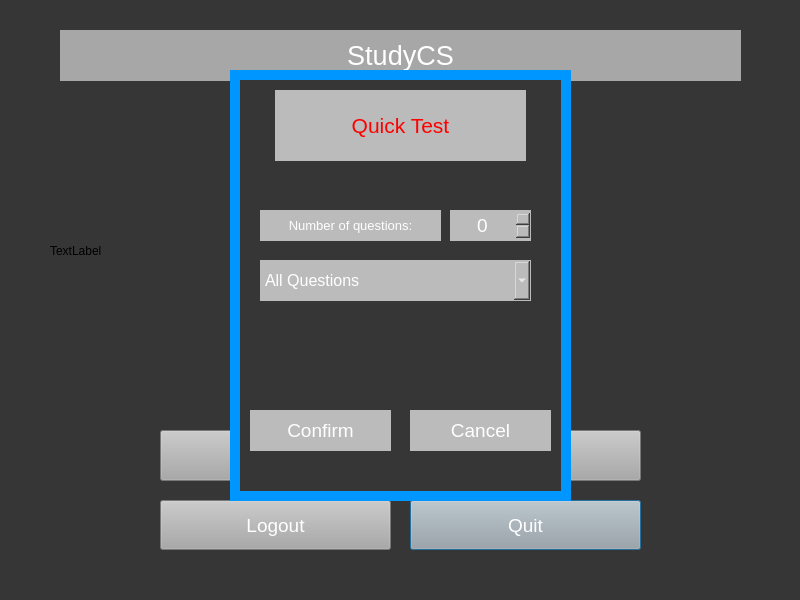
<?xml version="1.0" encoding="UTF-8"?>
<ui version="4.0">
 <class>menu</class>
 <widget class="QDialog" name="menu">
  <property name="geometry">
   <rect>
    <x>0</x>
    <y>0</y>
    <width>800</width>
    <height>600</height>
   </rect>
  </property>
  <property name="palette">
   <palette>
    <active>
     <colorrole role="Button">
      <brush brushstyle="SolidPattern">
       <color alpha="255">
        <red>54</red>
        <green>54</green>
        <blue>54</blue>
       </color>
      </brush>
     </colorrole>
     <colorrole role="Base">
      <brush brushstyle="SolidPattern">
       <color alpha="255">
        <red>54</red>
        <green>54</green>
        <blue>54</blue>
       </color>
      </brush>
     </colorrole>
     <colorrole role="Window">
      <brush brushstyle="SolidPattern">
       <color alpha="255">
        <red>54</red>
        <green>54</green>
        <blue>54</blue>
       </color>
      </brush>
     </colorrole>
    </active>
    <inactive>
     <colorrole role="Button">
      <brush brushstyle="SolidPattern">
       <color alpha="255">
        <red>54</red>
        <green>54</green>
        <blue>54</blue>
       </color>
      </brush>
     </colorrole>
     <colorrole role="Base">
      <brush brushstyle="SolidPattern">
       <color alpha="255">
        <red>54</red>
        <green>54</green>
        <blue>54</blue>
       </color>
      </brush>
     </colorrole>
     <colorrole role="Window">
      <brush brushstyle="SolidPattern">
       <color alpha="255">
        <red>54</red>
        <green>54</green>
        <blue>54</blue>
       </color>
      </brush>
     </colorrole>
    </inactive>
    <disabled>
     <colorrole role="Button">
      <brush brushstyle="SolidPattern">
       <color alpha="255">
        <red>54</red>
        <green>54</green>
        <blue>54</blue>
       </color>
      </brush>
     </colorrole>
     <colorrole role="Base">
      <brush brushstyle="SolidPattern">
       <color alpha="255">
        <red>54</red>
        <green>54</green>
        <blue>54</blue>
       </color>
      </brush>
     </colorrole>
     <colorrole role="Window">
      <brush brushstyle="SolidPattern">
       <color alpha="255">
        <red>54</red>
        <green>54</green>
        <blue>54</blue>
       </color>
      </brush>
     </colorrole>
    </disabled>
   </palette>
  </property>
  <property name="windowTitle">
   <string>StudyCS.exe</string>
  </property>
  <property name="styleSheet">
   <string notr="true">background-color: rgb(54, 54, 54);</string>
  </property>
  <widget class="QPushButton" name="quit">
   <property name="geometry">
    <rect>
     <x>410</x>
     <y>500</y>
     <width>231</width>
     <height>50</height>
    </rect>
   </property>
   <property name="styleSheet">
    <string notr="true">background-color: rgb(167, 168, 167); font-size:14pt; color:rgb(255, 255, 255)</string>
   </property>
   <property name="text">
    <string>Quit</string>
   </property>
  </widget>
  <widget class="QPushButton" name="logout">
   <property name="geometry">
    <rect>
     <x>160</x>
     <y>500</y>
     <width>231</width>
     <height>50</height>
    </rect>
   </property>
   <property name="styleSheet">
    <string notr="true">background-color: rgb(167, 168, 167); font-size:14pt; color:rgb(255, 255, 255)</string>
   </property>
   <property name="text">
    <string>Logout</string>
   </property>
  </widget>
  <widget class="QPushButton" name="topics">
   <property name="geometry">
    <rect>
     <x>410</x>
     <y>430</y>
     <width>231</width>
     <height>51</height>
    </rect>
   </property>
   <property name="styleSheet">
    <string notr="true">background-color: rgb(167, 168, 167); font-size:14pt; color:rgb(255, 255, 255)</string>
   </property>
   <property name="text">
    <string>Topics</string>
   </property>
  </widget>
  <widget class="QLabel" name="title">
   <property name="geometry">
    <rect>
     <x>60</x>
     <y>30</y>
     <width>681</width>
     <height>51</height>
    </rect>
   </property>
   <property name="font">
    <font>
     <pointsize>20</pointsize>
    </font>
   </property>
   <property name="focusPolicy">
    <enum>Qt::StrongFocus</enum>
   </property>
   <property name="styleSheet">
    <string notr="true">color:rgb(255, 255, 255); background-color:rgb(167,167,167)</string>
   </property>
   <property name="text">
    <string>StudyCS</string>
   </property>
   <property name="alignment">
    <set>Qt::AlignCenter</set>
   </property>
  </widget>
  <widget class="QPushButton" name="quicktest">
   <property name="geometry">
    <rect>
     <x>160</x>
     <y>430</y>
     <width>231</width>
     <height>51</height>
    </rect>
   </property>
   <property name="styleSheet">
    <string notr="true">background-color: rgb(167, 168, 167); font-size:14pt; color:rgb(255, 255, 255)</string>
   </property>
   <property name="text">
    <string>Quick Test</string>
   </property>
  </widget>
  <widget class="QLabel" name="label">
   <property name="geometry">
    <rect>
     <x>50</x>
     <y>100</y>
     <width>701</width>
     <height>301</height>
    </rect>
   </property>
   <property name="text">
    <string>TextLabel</string>
   </property>
  </widget>
  <widget class="QWidget" name="quicktestopt" native="true">
   <property name="geometry">
    <rect>
     <x>230</x>
     <y>70</y>
     <width>341</width>
     <height>431</height>
    </rect>
   </property>
   <property name="styleSheet">
    <string notr="true">background-color: rgb(54,54,54); border:10px solid rgb(0, 150, 255)</string>
   </property>
   <widget class="QLabel" name="title1">
    <property name="geometry">
     <rect>
      <x>45</x>
      <y>20</y>
      <width>251</width>
      <height>71</height>
     </rect>
    </property>
    <property name="font">
     <font>
      <pointsize>16</pointsize>
     </font>
    </property>
    <property name="styleSheet">
     <string notr="true">background-color: rgb(187,187,187); border:1px solid rgb(187, 187, 187);font-size:16pt; color:rgb(255, 0, 0)</string>
    </property>
    <property name="text">
     <string>Quick Test</string>
    </property>
    <property name="alignment">
     <set>Qt::AlignCenter</set>
    </property>
   </widget>
   <widget class="QPushButton" name="confirm">
    <property name="geometry">
     <rect>
      <x>20</x>
      <y>340</y>
      <width>141</width>
      <height>41</height>
     </rect>
    </property>
    <property name="styleSheet">
     <string notr="true">background-color: rgb(187,187,187); border:1px solid rgb(187, 187, 187);font-size:14pt; color:rgb(255, 255, 255)</string>
    </property>
    <property name="text">
     <string>Confirm</string>
    </property>
   </widget>
   <widget class="QPushButton" name="cancel">
    <property name="geometry">
     <rect>
      <x>180</x>
      <y>340</y>
      <width>141</width>
      <height>41</height>
     </rect>
    </property>
    <property name="styleSheet">
     <string notr="true">background-color: rgb(187,187,187); border:1px solid rgb(187, 187, 187);font-size:14pt; color:rgb(255, 255, 255)</string>
    </property>
    <property name="text">
     <string>Cancel</string>
    </property>
   </widget>
   <widget class="QLabel" name="message_2">
    <property name="geometry">
     <rect>
      <x>30</x>
      <y>140</y>
      <width>181</width>
      <height>31</height>
     </rect>
    </property>
    <property name="font">
     <font>
      <pointsize>10</pointsize>
     </font>
    </property>
    <property name="styleSheet">
     <string notr="true">background-color: rgb(187,187,187); border:1px solid rgb(187, 187, 187);font-size:10pt; color:rgb(255, 255, 255)</string>
    </property>
    <property name="text">
     <string>Number of questions:</string>
    </property>
    <property name="textFormat">
     <enum>Qt::RichText</enum>
    </property>
    <property name="alignment">
     <set>Qt::AlignCenter</set>
    </property>
    <property name="wordWrap">
     <bool>true</bool>
    </property>
   </widget>
   <widget class="QSpinBox" name="spinBox">
    <property name="geometry">
     <rect>
      <x>220</x>
      <y>140</y>
      <width>81</width>
      <height>31</height>
     </rect>
    </property>
    <property name="styleSheet">
     <string notr="true">background-color: rgb(187,187,187); border:1px solid rgb(187, 187, 187);font-size:14pt; color:rgb(255, 255, 255)</string>
    </property>
    <property name="alignment">
     <set>Qt::AlignCenter</set>
    </property>
    <property name="maximum">
     <number>1000000000</number>
    </property>
   </widget>
   <widget class="QComboBox" name="comboBox">
    <property name="geometry">
     <rect>
      <x>30</x>
      <y>190</y>
      <width>271</width>
      <height>41</height>
     </rect>
    </property>
    <property name="styleSheet">
     <string notr="true">background-color: rgb(187,187,187); border:1px solid rgb(187, 187, 187);font-size:12pt; color:rgb(255, 255, 255)</string>
    </property>
    <item>
     <property name="text">
      <string>All Questions</string>
     </property>
    </item>
    <item>
     <property name="text">
      <string>Incorrect last testing</string>
     </property>
    </item>
   </widget>
  </widget>
 </widget>
 <resources/>
 <connections/>
</ui>
